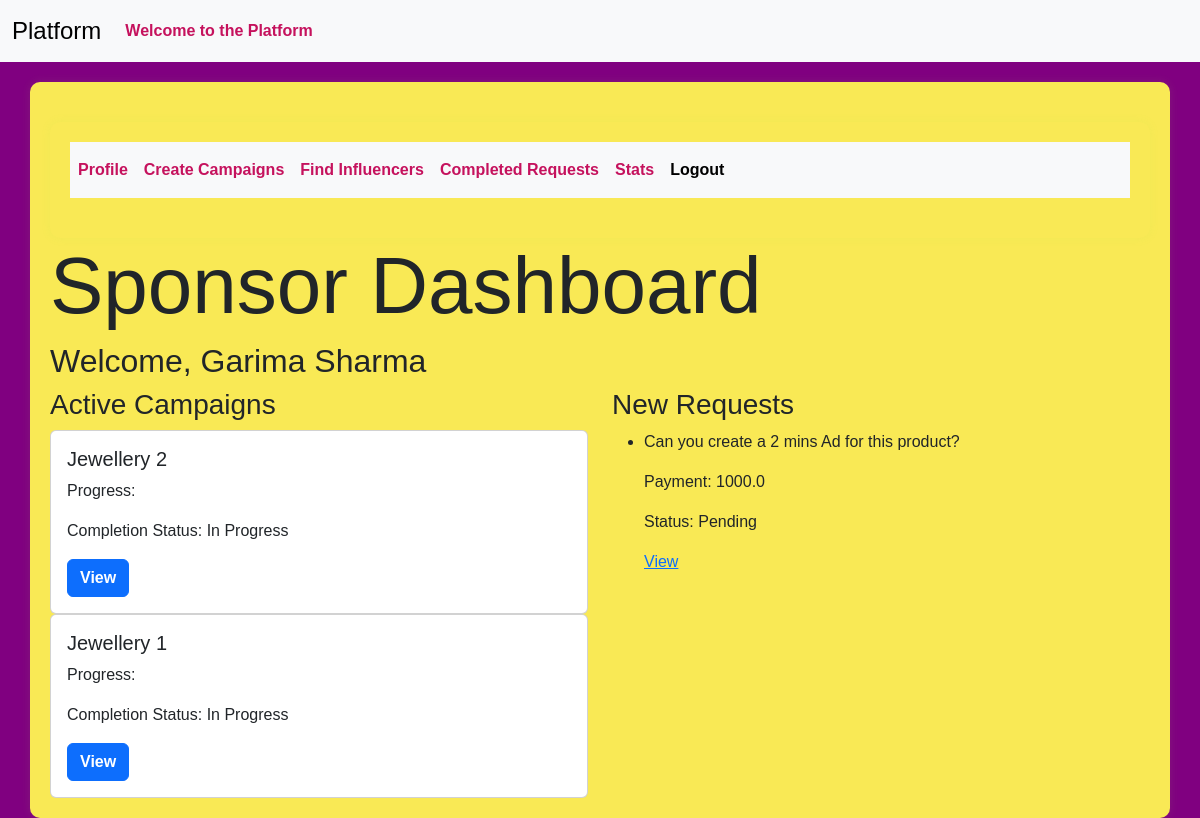
Page /sponsor/dashboard (signed in) on the earlier database version.
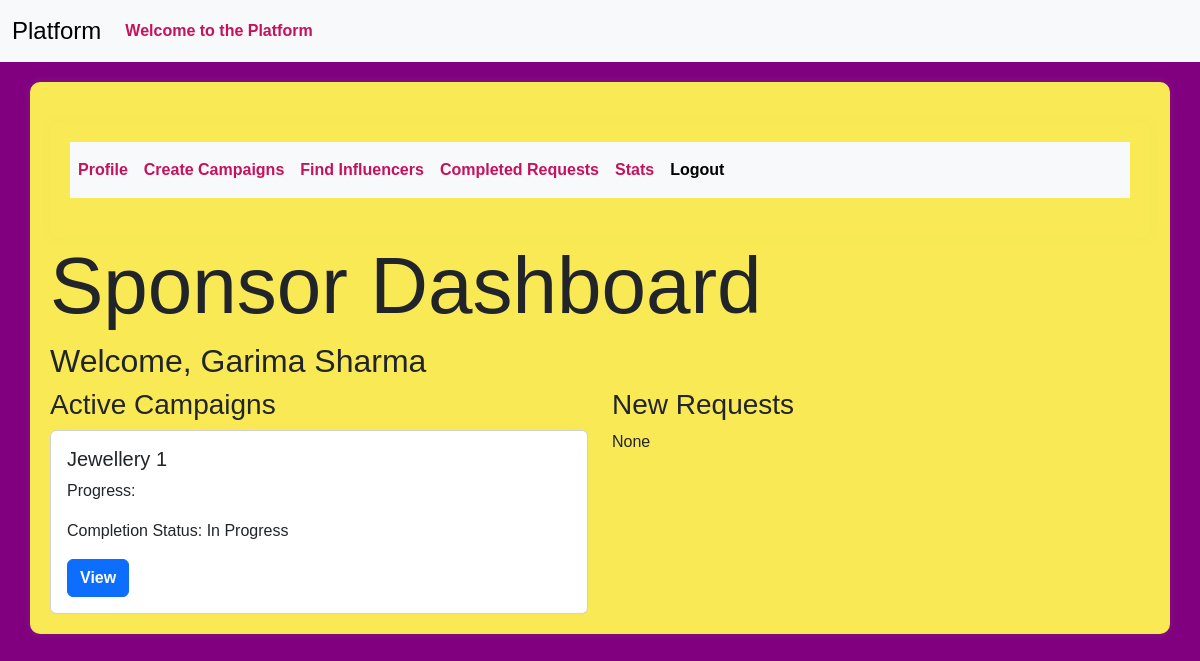
Same page on the later database version.
### models.py (models this page shows)
class Campaign(db.Model):
    __tablename__ = 'campaign'
    id = Column(Integer, primary_key=True)
    name = Column(String(256), unique=False)
    description = Column(Text, nullable=True)
    start_date = Column(Date, nullable=False,default=date.today())
    end_date = Column(Date, nullable=False,default=lambda:date.today()+timedelta(days=30))
    budget = Column(Float, nullable=False,default=0.0)
    visibility = Column(Enum('public', 'private', name='visibility_enum'), nullable=False, default='public')
    sponsor_id = Column(Integer, ForeignKey('sponsor.id'), nullable=False)
    flagged = Column(Boolean, default=False)
    status = Column(String(20), nullable=False,default='In Progress')
    niche = db.Column(db.Enum(NicheEnum), nullable=True)
    completion_status = Column(Boolean, default=False)
    sponsor = relationship('Sponsor', backref='campaigns', overlaps="sponsor_campaigns,sponsor_relation")

class AdRequest(db.Model):
    __tablename__ = 'ad_request'
    id = Column(Integer, primary_key=True)
    campaign_id = Column(Integer, ForeignKey('campaign.id'), nullable=False)
    influencer_id = Column(Integer, ForeignKey('influencer.id',ondelete='CASCADE'), nullable=False)
    requirements = Column(Text, nullable=True)
    payment_amount = Column(Float, nullable=False)
    status = Column(Enum('Pending', 'Accepted', 'Rejected', name='status_enum'), nullable=False, default='Pending')
    campaign = relationship('Campaign', backref='ad_requests')
    influencer = relationship('Influencer',backref=backref('ad_requests', cascade='all, delete-orphan'), overlaps="influencer_ad_requests,influencer_relation")

### routes.py (the view)
@app.route('/sponsor/dashboard')
@auth_required
def sponsor_dashboard():
    user_id=session.get('user_id')
    if not user_id:
        flash('Kindly login first')
        return redirect(url_for('login'))
    sponsor=Sponsor.query.get(user_id)
    if not sponsor:
        flash('Not Found!','danger')
        return redirect(url_for('login'))
    active_campaigns=Campaign.query.filter_by(sponsor_id=sponsor.id).all()
    new_requests=AdRequest.query.join(Campaign).filter(Campaign.sponsor_id==sponsor.id,AdRequest.status=='Pending').all()
    return render_template('sponsor_dashboard.html',user=sponsor,active_campaigns=active_campaigns,new_requests=new_requests)

### app.py (called while the page is built)
@login_manager.user_loader
def load_user(user_id):
    return User.query.get(int(user_id))

### routes.py (called while the page is built)
def auth_required(func):
    @wraps(func)
    def inner(*args,**kwargs):
        if 'user_id' in session:
            return func(*args,**kwargs)
        else:
           flash('Kindly login first.')
           return redirect(url_for('login'))
    return inner

### templates/sponsor_dashboard.html (shortened to what this page needs)
{% extends 'layout.html' %}
{% block content %}
<div class="container">
    <nav class="navbar navbar-expand-lg bg-body-tertiary">
          <div class="collapse navbar-collapse" id="navbarSupportedContent">
            <ul class="navbar-nav me-auto mb-2 mb-lg-0">
              <li class="nav-item">
                <a class="nav-link" aria-current="page" href="{{url_for('profile')}}">Profile</a>
              </li>
              <li class="nav-item">
                <a class="nav-link" href="{{url_for('create_campaign')}}">Create Campaigns</a>
              </li>
              <li class="nav-item">
               <a class="nav-link" href="{{url_for('find_influencers')}}">Find Influencers</a>
              </li>
              <li class="nav-item">
                <a class="nav-link" href="{{url_for('completed_requests')}}">Completed Requests</a>
              </li>
              <li class="nav-item">
                <a class="nav-link" href="{{url_for('stats.sponsor_stats')}}">Stats</a>
               </li>
              <li class="nav-item">
                <a class="nav-link active" href="{{url_for('logout')}}">Logout</a>
              </li>
            </ul>
          </div>
        </div>
    <h1 class="display-1"> Sponsor Dashboard</h1>
    <h2> Welcome, {{user.name}}</h2>
    <div class="row">
        <div class="col">
            <h3> Active Campaigns</h3>
            {% for campaign in active_campaigns %}
              {% if campaign.status != 'Completed' %}
              <div class="card">
                 <div class="card-body">
                    <h5 class="card-title">{{ campaign.name}}</h5>
                    <p class="card-text"> Progress:{{campaign.progress}}</p>
                    <p> Completion Status: {{ 'Completed' if campaign.completion_status else 'In Progress' }}</p>
                    <a href="{{url_for('view_campaign', campaign_id=campaign.id)}}" class="btn btn-primary">View</a>
                 </div>
              </div>
              {% endif %}
            {% endfor %}
        </div>
    <div class="col">
        <h3>New Requests</h3>
        {% if new_requests %}
          <ul>
            {% for request in new_requests %}
              <li>
                <p>{{request.requirements}}</p>
                <p>Payment: {{request.payment_amount}}</p>
                <p>Status: {{request.status}}</p>
                <a href="{{url_for('view_ad_request',request_id=request.id)}}">View</a>
              </li>
            {% endfor %}
          </ul>
        {% else %}
          <p>None</p>
        {% endif %}
    </div>
{% endblock %}

Differences in the rows shown:
no longer on this page (row edited): Campaign: name "Jewellery 2", completion_status "In Progress"
no longer on this page (row edited): AdRequest: requirements "Can you create a 2 mins Ad for this product?", payment_amount "1000.0", status "Pending"
Other differences:
text now shown: "None"
